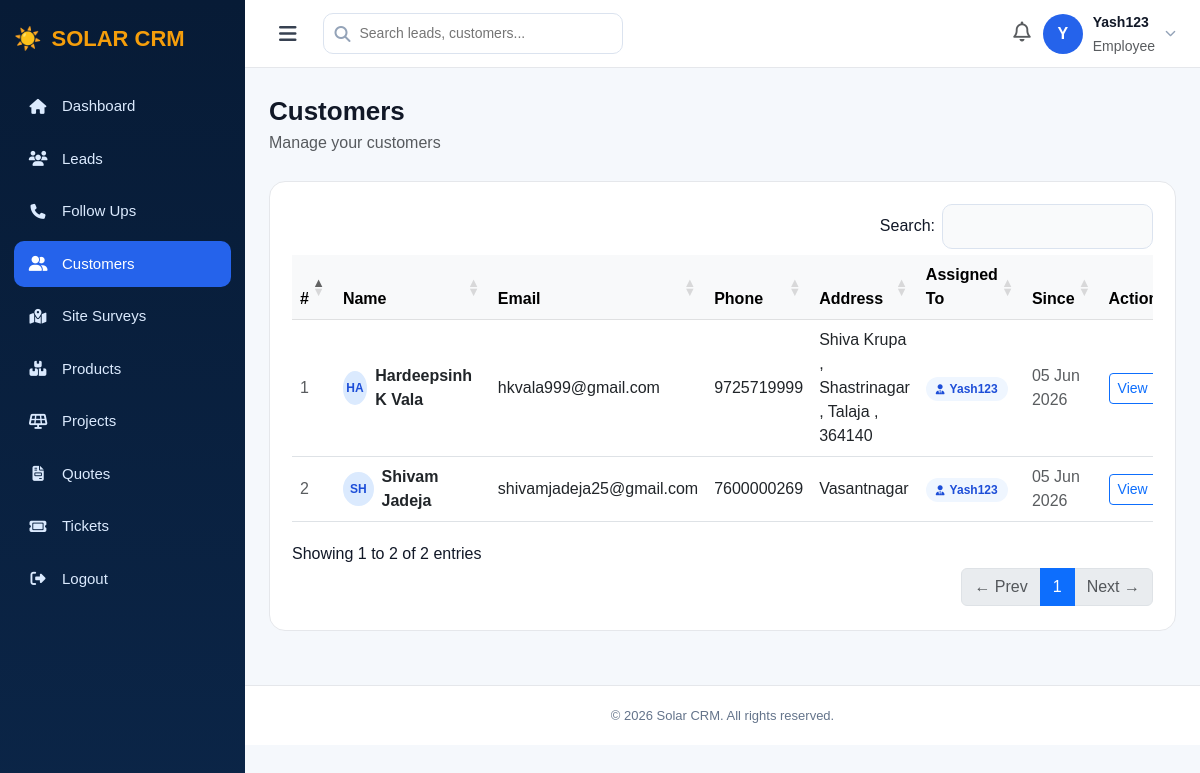
The page /customers/ (signed in) on the database its author committed.
### app/models.py (models this page shows, shortened)
class Customer(models.Model):
    lead = models.OneToOneField(Lead, on_delete=models.SET_NULL, null=True, blank=True, related_name='customer')
    name = models.CharField(max_length=100)
    email = models.EmailField()
    phone = models.CharField(max_length=15)
    address = models.TextField(blank=True, null=True)
    created_at = models.DateTimeField(auto_now_add=True)
    assigned_to = models.ForeignKey(User, null=True, blank=True, on_delete=models.SET_NULL, related_name='assigned_customers')

class Lead(models.Model):
    STATUS_CHOICES = [
        ('New', 'New'),
        ('Contacted', 'Contacted'),
        ('Qualified', 'Qualified'),
        ('Proposal', 'Proposal'),
        ('Won', 'Won'),
        ('Lost', 'Lost'),
    ]
    name = models.CharField(max_length=100)
    email = models.EmailField()
    phone = models.CharField(max_length=15)
    description = models.TextField(blank=True, null=True)
    status = models.CharField(max_length=50, choices=STATUS_CHOICES, default='New')
    budget = models.DecimalField(max_digits=12, decimal_places=2, default=0)
    created_at = models.DateTimeField(auto_now_add=True)
    assigned_to = models.ForeignKey(User, on_delete=models.SET_NULL, null=True, blank=True, related_name='assigned_leads')
    monthly_bill = models.DecimalField(max_digits=10, decimal_places=2, null=True, blank=True)
    solar_kwh_required = models.DecimalField(max_digits=6, decimal_places=2, null=True, blank=True)

### app/views.py (the view)
# urls.py: path('customers/', views.customers, name='customers'),
@login_required
def customers(request):
    if request.user.is_superuser:
        customers = Customer.objects.all().order_by('-created_at')
    else:
        customers = Customer.objects.filter(lead__assigned_to=request.user).order_by('-created_at')
    return render(request, 'customers.html', {'customers': customers})

### app/templates/customers.html (shortened to what this page needs)
{% extends 'base.html' %}
{% block nav_customers %}class="active"{% endblock %}
{% block extra_css %}
<link rel="stylesheet" href="https://cdn.datatables.net/1.13.6/css/dataTables.bootstrap5.min.css">
<link rel="stylesheet" href="https://cdn.datatables.net/buttons/2.4.1/css/buttons.bootstrap5.min.css">
{% endblock %}
{% block content %}
<div class="page-header">
    <div>
        <h2>Customers</h2>
        <p class="text-muted mb-0">Manage your customers</p>
    </div>
</div>
<div class="panel">
    {% if customers %}
    <div class="table-responsive">
        <table id="dataTable" class="table table-hover align-middle mb-0">
            <thead class="table-light">
                <tr>
                    <th>#</th>
                    <th>Name</th>
                    <th>Email</th>
                    <th>Phone</th>
                    <th>Address</th>
                    <th>Assigned To</th>
                    <th>Since</th>
                    <th>Actions</th>
                </tr>
            </thead>
            <tbody>
                {% for c in customers %}
                <tr>
                    <td class="text-muted">{{ forloop.counter }}</td>
                    <td>
                        <div class="d-flex align-items-center gap-2">
                            <div class="mini-avatar">
                                {{ c.name|slice:":2"|upper }}
                            </div>
                            <strong>{{ c.name }}</strong>
                        </div>
                    </td>
                    <td>{{ c.email }}</td>
                    <td>{{ c.phone }}</td>
                    <td>{{ c.address|default:"—" }}</td>
                    <td>
                        {% if c.lead and c.lead.assigned_to %}
                        <span class="assigned-badge">
                            <i class="fa-solid fa-user-tie"></i>
                            {{ c.lead.assigned_to.username }}
                        </span>
                        {% else %}
                        <span class="text-muted" style="font-size:12px;">Unassigned</span>
                        {% endif %}
                    </td>
                    <td class="text-muted">
                        {{ c.created_at|date:"d M Y" }}
                    </td>
                    <td>
                        {% if request.user.is_superuser %}
                        <a href="/customers/{{ c.id }}/edit/" class="btn btn-sm btn-outline-warning">
                            Edit
                        </a>
                        <a href="/customers/{{ c.id }}/delete/"
                           class="btn btn-sm btn-outline-danger"
                           onclick="return confirm('Delete?')">
                            Delete
                        </a>
                        {% else %}
                        <a href="/customers/{{ c.id }}/view/" class="btn btn-sm btn-outline-primary">
                            View
                        </a>
                        {% endif %}
                    </td>
                </tr>
                {% endfor %}
            </tbody>
        </table>
    </div>
    {% endif %}
</div>
{% endblock %}

### app/templates/base.html (shortened to what this page needs)
<!DOCTYPE html>
<html>
<head>
    <link href="https://cdn.jsdelivr.net/npm/bootstrap@5.3.0/dist/css/bootstrap.min.css" rel="stylesheet">
    <link href="https://cdnjs.cloudflare.com/ajax/libs/font-awesome/6.5.1/css/all.min.css" rel="stylesheet">
    {% block extra_css %}{% endblock %}
</head>
<body>
<div class="sidebar" id="sidebar">
    <div class="brand">☀️ <span class="brand-text"><span>SOLAR</span> CRM</span></div>
    <div class="menu">
        <a href="/dashboard/"    {% block nav_dashboard    %}{% endblock %} ><i class="fa-solid fa-house"></i><span class="menu-label"> Dashboard</span></a>
        <a href="/leads/"        {% block nav_leads        %}{% endblock %} ><i class="fa-solid fa-users"></i><span class="menu-label"> Leads</span></a>
        <a href="/followups/"    {% block nav_followups    %}{% endblock %} ><i class="fa-solid fa-phone"></i><span class="menu-label"> Follow Ups</span></a>
        <a href="/customers/"    {% block nav_customers    %}{% endblock %} ><i class="fa-solid fa-user-group"></i><span class="menu-label"> Customers</span></a>
        <a href="/site-surveys/" {% block nav_site_surveys %}{% endblock %} ><i class="fa-solid fa-map-location-dot"></i><span class="menu-label"> Site Surveys</span></a>
        <a href="/products/"     {% block nav_products     %}{% endblock %} ><i class="fa-solid fa-boxes-stacked"></i><span class="menu-label"> Products</span></a>
        <a href="/projects/"     {% block nav_projects     %}{% endblock %} ><i class="fa-solid fa-solar-panel"></i><span class="menu-label"> Projects</span></a>
        <a href="/quotes/"       {% block nav_quotes       %}{% endblock %} ><i class="fa-solid fa-file-invoice"></i><span class="menu-label"> Quotes</span></a>
        <a href="/tickets/"      {% block nav_tickets      %}{% endblock %} ><i class="fa-solid fa-ticket"></i><span class="menu-label"> Tickets</span></a>
        <a href="/logout/"><i class="fa-solid fa-right-from-bracket"></i><span class="menu-label"> Logout</span></a>
    </div>
</div>
<div class="main" id="main">
    <div class="topbar">
        <div class="d-flex align-items-center gap-3">
            <button class="hamburger" onclick="toggleSidebar()"><i class="fa-solid fa-bars"></i></button>
            <div class="search-wrapper">
                <i class="fa-solid fa-magnifying-glass search-icon"></i>
                <input class="search-box" id="liveSearch" placeholder="Search leads, customers..." autocomplete="off">
            </div>
        </div>
        <div class="admin-box" style="position:relative;">
    <div class="notif-bell" id="notifBell" onclick="toggleNotifications()">
        <i class="fa-regular fa-bell fs-5 text-muted"></i>
    </div>
    <div onclick="toggleProfile()" style="display:flex;align-items:center;gap:10px;cursor:pointer;">
        <div class="avatar">{{ request.user.username|slice:":1"|upper }}</div>
        <div>
            <strong style="font-size:14px;">{{ request.user.username }}</strong><br>
            <small class="text-muted">
                {% if request.user.is_superuser %}Admin{% else %}Employee{% endif %}
            </small>
        </div>
        <i class="fa-solid fa-chevron-down" style="font-size:11px;color:#94a3b8;"></i>
    </div>
        </div>
</div>
    <div class="content">
        {% block content %}{% endblock %}
    </div>
    <div class="footer">© 2026 Solar CRM. All rights reserved.</div>
</div>
</body>
</html>

### app/templates/customers.html (style rules this page uses)
.mini-avatar { width: 34px; height: 34px; border-radius: 50%; background: #dbeafe; color: #1d4ed8; display: flex; align-items: center; justify-content: center; font-weight: 700; font-size: 12px; }
.assigned-badge { display: inline-flex; align-items: center; gap: 5px; background: #eff6ff; color: #1d4ed8; border-radius: 20px; padding: 3px 10px; font-size: 12px; font-weight: 600; }
.assigned-badge i { font-size: 10px; }

### app/templates/base.html (style rules this page uses)
* { box-sizing: border-box; }
body { margin: 0; background: #f5f8fc; font-family: Arial, sans-serif; color: #111827; }
.sidebar { width: 245px; height: 100vh; position: fixed; left: 0; top: 0; background: linear-gradient(180deg, #071b36, #0b2547); color: white; padding: 22px 14px; overflow-y: auto; overflow-x: hidden; transition: width 0.3s ease, transform 0.3s ease; z-index: 1100; }
.brand { font-size: 22px; font-weight: 800; margin-bottom: 28px; display: flex; align-items: center; gap: 10px; white-space: nowrap; overflow: hidden; }
.brand span { color: #f59e0b; }
.menu a { display: flex; align-items: center; gap: 14px; padding: 12px 14px; margin-bottom: 6px; color: #dbeafe; text-decoration: none; border-radius: 10px; font-size: 15px; white-space: nowrap; overflow: hidden; transition: all 0.2s; }
.menu a i { flex-shrink: 0; width: 20px; text-align: center; }
.menu a.active, .menu a:hover { background: #2563eb; color: white; }
.main { margin-left: 245px; min-height: 100vh; transition: margin-left 0.3s ease; }
.topbar { height: 68px; background: white; border-bottom: 1px solid #e5e7eb; padding: 0 24px; display: flex; align-items: center; justify-content: space-between; position: sticky; top: 0; z-index: 999; }
.hamburger { cursor: pointer; font-size: 20px; color: #374151; background: none; border: none; padding: 6px 10px; border-radius: 8px; transition: background 0.2s, transform 0.15s; }
.admin-box { display: flex; align-items: center; gap: 12px; }
.avatar { width: 40px; height: 40px; border-radius: 50%; background: #2563eb; display: flex; align-items: center; justify-content: center; color: white; font-weight: bold; font-size: 16px; }
.search-wrapper { position: relative; }
.search-box { width: 300px; border: 1px solid #dbe3ef; border-radius: 10px; padding: 9px 14px 9px 36px; color: #64748b; font-size: 14px; }
.search-icon { position: absolute; left: 12px; top: 50%; transform: translateY(-50%); color: #94a3b8; }
.notif-bell { position: relative; cursor: pointer; }
.content { padding: 28px 24px; }
.page-header { display: flex; justify-content: space-between; align-items: center; margin-bottom: 26px; }
.page-header h2 { font-weight: 800; margin-bottom: 4px; font-size: 26px; }
.panel { background: white; border: 1px solid #e5e7eb; border-radius: 16px; padding: 22px; }
.footer { text-align: center; padding: 20px; color: #64748b; border-top: 1px solid #e5e7eb; background: white; margin-top: 26px; font-size: 13px; }

### rows shown on the page
Customer: name "HA", name "Hardeepsinh K Vala", email "hkvala999@gmail.com", phone "9725719999", address "Shiva Krupa , Shastrinagar , Talaja , 364140", lead.assigned_to.username "Yash123", created_at "05 Jun 2026"
Customer: name "SH", name "Shivam Jadeja", email "shivamjadeja25@gmail.com", phone "7600000269", address "Vasantnagar", lead.assigned_to.username "Yash123", created_at "05 Jun 2026"

### other values the page prints
{{ request.user.username|slice:":1"|upper }} "Y"
{{ request.user.username }} "Yash123"
